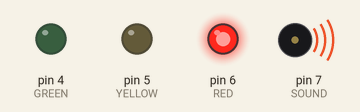
Recording of a sketch running on a simulated Arduino Uno, built with avr-gcc and run on an emulated ATmega328P. Shown: output pins drawn as LEDs (lit = HIGH), buzzer (waves = sounding).

Above: at 2.5 s.
At 6.2 s:
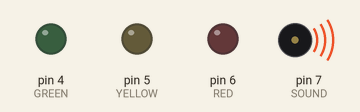
At 6.7 s:
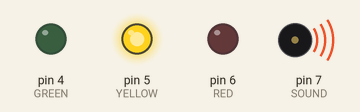
At 11.0 s:
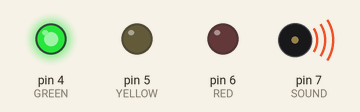
At 16.7 s:
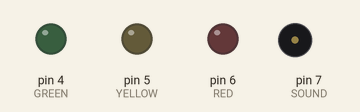
Timing chart, 0 to 22.1 s (numbered marks = the images above):
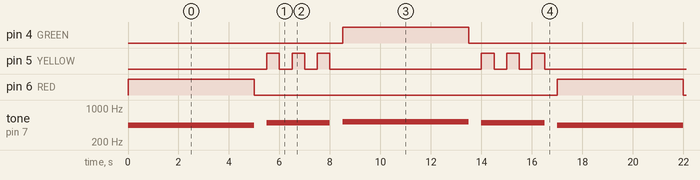

Measured:
- by itself, pin 4 (GREEN), pin 6 (RED): alternates HIGH for 5.0 s and LOW for 12.0 s
- by itself, pin 5 (YELLOW): repeats every 8.5 s: 2 × (LOW 0.50 s, HIGH 0.50 s), LOW 6.0 s, HIGH 0.50 s
- by itself, tone on pin 7 (SOUND): repeats every 17.0 s: silent 0.50 s, 494 Hz 2.5 s, silent 0.50 s, 523 Hz 5.0 s, silent 0.50 s, 494 Hz 2.5 s, silent 0.50 s, 440 Hz 5.0 s

The sketch:

traffic-light-buzzer.ino
```cpp
#define RED 6
#define YELLOW 5
#define GREEN 4
#define SOUND 7

void setup()
{
	pinMode(SOUND, OUTPUT);
	pinMode(RED, OUTPUT);
	pinMode(YELLOW, OUTPUT);
	pinMode(GREEN, OUTPUT);
}

void yellow_blink()
{
	tone(SOUND, 494, 2500);
	for (uint8_t i = 0; i < 3; i++) {
		digitalWrite(YELLOW, HIGH);
		delay(500);
		digitalWrite(YELLOW, LOW);
		delay(500);
	}
}

void loop()
{
	tone(SOUND, 440, 5000);
	digitalWrite(RED, HIGH);
	delay(5000);
	digitalWrite(RED, LOW);
	delay(500);
	yellow_blink();
	tone(SOUND, 523, 5000);
	digitalWrite(GREEN, HIGH);
	delay(5000);
	digitalWrite(GREEN, LOW);
	delay(500);
	yellow_blink();
}
```
